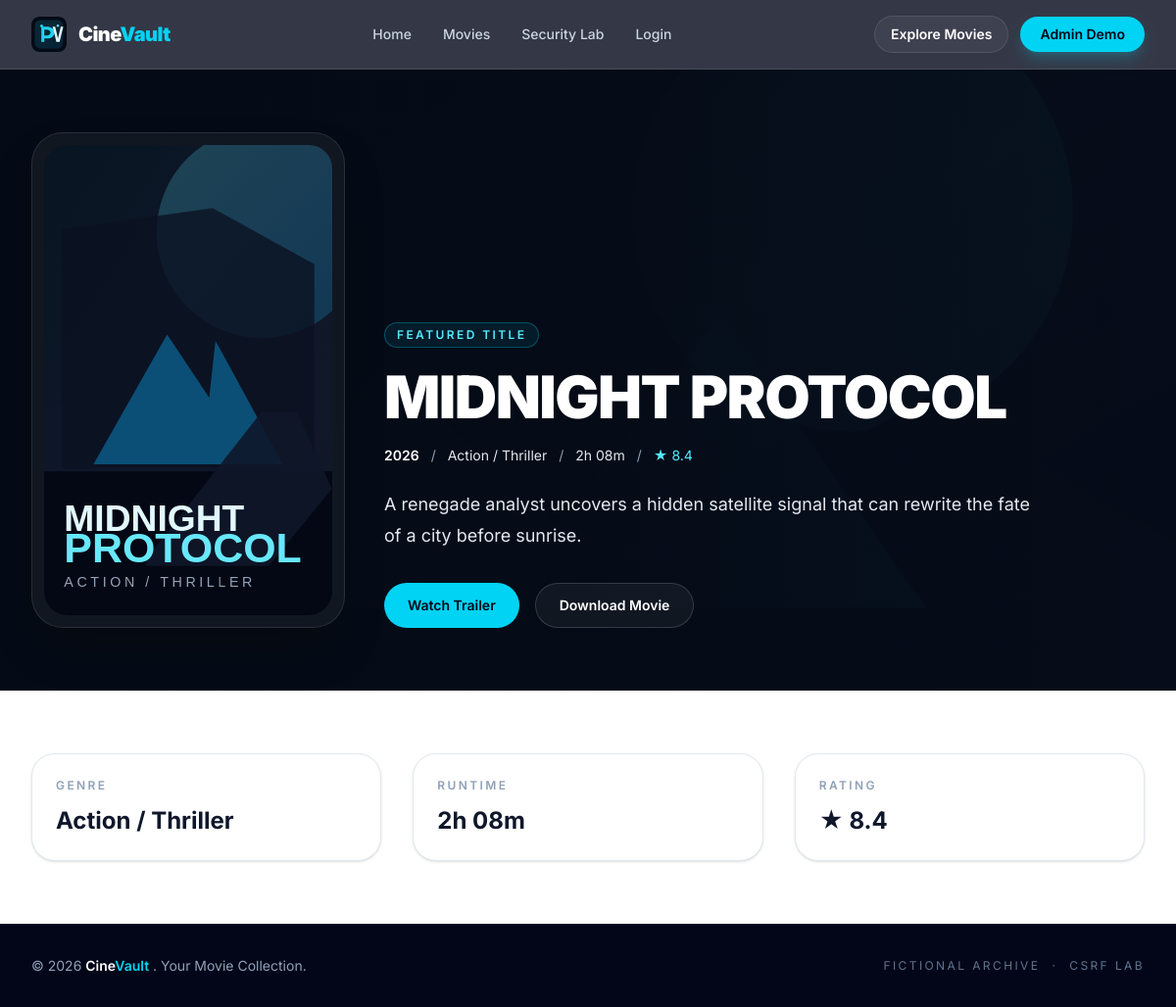
Page /movies/midnight-protocol on the committed database.
### tables this page shows
CREATE TABLE IF NOT EXISTS `movies` (
  `id`            BIGINT UNSIGNED NOT NULL AUTO_INCREMENT,
  `title`         VARCHAR(180)    NOT NULL,
  `slug`          VARCHAR(190)    NOT NULL,
  `description`   TEXT            NOT NULL,
  `release_year`  SMALLINT UNSIGNED NOT NULL,
  `genre`         VARCHAR(80)     NOT NULL,
  `duration`      VARCHAR(30)     NOT NULL,
  `rating`        DECIMAL(3,1)    NOT NULL DEFAULT 0.0,
  `poster_image`  VARCHAR(255)    NOT NULL,
  `backdrop_image` VARCHAR(255)    NOT NULL,
  `created_at`    DATETIME        NOT NULL DEFAULT CURRENT_TIMESTAMP,
  `updated_at`    DATETIME                 DEFAULT NULL ON UPDATE CURRENT_TIMESTAMP,
  PRIMARY KEY (`id`),
  UNIQUE KEY `movies_slug_unique` (`slug`),
  KEY `idx_movies_genre` (`genre`),
  KEY `idx_movies_slug` (`slug`)
);

### app/Core/Controller.php (called while the page is built, shortened)
<?php
abstract class Controller
{
    protected function render(string $view, array $data = []): string
    {
        return View::renderToString($view, $data);
    }
}

### app/Controllers/Public/MovieController.php (called while the page is built, shortened)
<?php
class MovieController extends Controller
{
    public function show(string $slug): void
    {
        $movie = Movie::findBySlug($slug);
        $this->view('layouts/public-layout', [
            'title' => (string) $movie['title'],
            'content' => $this->render('public/movies/show', [
                'movie' => $movie,
            ]),
        ]);
    }
}

### app/Core/Router.php (called while the page is built, shortened)
<?php
class Router
{
    private array $routes = [];
    private function add(string $method, string $path, string $handler): static
    {
        $path = rtrim($path, '/') ?: '/';
        $this->routes[$method][$path] = $handler;
        return $this;
    }
    public function dispatch(string $method, string $uri): void
    {
        $path = rtrim(parse_url($uri, PHP_URL_PATH) ?: '/', '/') ?: '/';
        $routeMatch = $this->matchRoute($method, $path);
        [$handler, $params] = $routeMatch;
        [$controller, $action] = explode('@', $handler);
        $instance = new $controllerClass();
        call_user_func_array([$instance, $action], $params);
    }
    private function matchRoute(string $method, string $path): ?array
    {
        foreach ($this->routes[$method] ?? [] as $routePath => $handler) {
            if (!str_contains($routePath, '{')) {
                continue;
            }
            $pattern = preg_replace('/\{([a-zA-Z0-9_]+)\}/', '([^/]+)', $routePath);
            $pattern = '#^' . str_replace('/', '\/', $pattern) . '$#';
            if (preg_match($pattern, $path, $matches) !== 1) {
                continue;
            }
            preg_match_all('/\{([a-zA-Z0-9_]+)\}/', $routePath, $names);
            $params = [];
            foreach ($names[1] as $index => $name) {
                $params[$name] = $matches[$index + 1] ?? null;
            }
            return [$handler, $params];
        }
        return null;
    }
}

### public/index.php (called while the page is built, shortened)
<?php
spl_autoload_register(function (string $class): void {
    $prefix = 'App\\';
    $file = BASE_PATH . '/app/' . str_replace('\\', '/', substr($class, strlen($prefix))) . '.php';
});
require BASE_PATH . '/app/Helpers/helpers.php';
$router = new App\Core\Router();
$router->dispatch(
    $_SERVER['REQUEST_METHOD'] ?? 'GET',
    $_SERVER['REQUEST_URI'] ?? '/',
);

### app/Core/Config.php (called while the page is built, shortened)
<?php
class Config
{
    public static function get(string $key, mixed $default = null): mixed
    {
        $env = getenv($key);
        if ($env !== false) {
            return $env;
        }
        return $default;
    }
}

### app/Core/Database.php (called while the page is built, shortened)
<?php
class Database
{
    private static ?PDO $pdo = null;
    public static function connection(): PDO
    {
        if (self::$pdo === null) {
            $host    = (string) Config::get('DB_HOST', '127.0.0.1');
            $port    = (string) Config::get('DB_PORT', '3306');
            $name    = (string) Config::get('DB_NAME', '');
            $user    = (string) Config::get('DB_USER', 'root');
            $pass    = (string) Config::get('DB_PASS', '');
            $charset = (string) Config::get('DB_CHARSET', 'utf8mb4');
            $dsn = "mysql:host={$host};port={$port};dbname={$name};charset={$charset}";
            self::$pdo = new PDO($dsn, $user, $pass, [
                PDO::ATTR_ERRMODE            => PDO::ERRMODE_EXCEPTION,
                PDO::ATTR_DEFAULT_FETCH_MODE => PDO::FETCH_ASSOC,
                PDO::ATTR_EMULATE_PREPARES   => false,
            ]);
        }
        return self::$pdo;
    }
}

### app/Core/Model.php (called while the page is built, shortened)
<?php
abstract class Model
{
    protected string $table = '';
    public function where(string $column, mixed $value): array
    {
        $stmt = Database::connection()->prepare(
            "SELECT * FROM {$this->table} WHERE {$column} = :value"
        );
        $stmt->execute(['value' => $value]);
        return $stmt->fetchAll();
    }
    public function firstWhere(string $column, mixed $value): ?array
    {
        $rows = $this->where($column, $value);
        return $rows[0] ?? null;
    }
}

### app/Models/Movie.php (called while the page is built, shortened)
<?php
class Movie extends Model
{
    public static function findBySlug(string $slug): ?array
    {
        return (new static())->firstWhere('slug', $slug);
    }
}

### app/Helpers/helpers.php (called while the page is built, shortened)
<?php
if (!function_exists('e')) {
    function e(mixed $value): string
    {
        return htmlspecialchars((string) $value, ENT_QUOTES, 'UTF-8');
    }
}

### resources/views/public/movies/show.php (the view, shortened to what this page needs)
<?php
$movie = $movie ?? [];
$backdrop = $movie['backdrop_image'] ?? '/assets/images/hero/hero-cinematic-1.svg';
$poster = $movie['poster_image'] ?? '/assets/images/default-poster.svg';
$year = (string) ($movie['release_year'] ?? '');
$genre = (string) ($movie['genre'] ?? '');
$duration = (string) ($movie['duration'] ?? '');
$rating = number_format((float) ($movie['rating'] ?? 0), 1);
?>
<section class="relative overflow-hidden bg-[#050b16] text-white">
    <div class="absolute inset-0 bg-cover bg-center opacity-30" style="background-image: url('<?= e($backdrop) ?>');"></div>
    <div class="absolute inset-0 bg-linear-to-r from-[#050b16] via-[#050b16]/90 to-[#050b16]/40"></div>
    <div class="relative mx-auto max-w-7xl px-4 py-16 sm:px-6 lg:px-8">
        <div class="grid gap-10 lg:grid-cols-[320px_1fr] lg:items-end">
            <div class="rounded-[32px] border border-white/10 bg-white/5 p-3 shadow-2xl shadow-black/30 backdrop-blur-sm">
                <img src="<?= e($poster) ?>" alt="<?= e($movie['title'] ?? 'Movie poster') ?>" class="h-[480px] w-full rounded-[24px] object-cover">
            </div>
            <div>
                <span class="inline-flex rounded-full border border-cyan-400/30 bg-cyan-500/10 px-3 py-1 text-xs font-semibold uppercase tracking-[0.2em] text-cyan-300">
                    Featured title
                </span>
                <h1 class="mt-5 text-4xl font-black tracking-tight sm:text-5xl lg:text-6xl">
                    <?= e(strtoupper((string) ($movie['title'] ?? ''))); ?>
                </h1>
                <div class="mt-5 flex flex-wrap items-center gap-3 text-sm text-slate-200">
                    <span class="font-semibold text-white"><?= e($year) ?></span>
                    <span class="text-slate-400">/</span>
                    <span><?= e($genre) ?></span>
                    <span class="text-slate-400">/</span>
                    <span><?= e($duration) ?></span>
                    <span class="text-slate-400">/</span>
                    <span class="text-cyan-300">★ <?= e($rating) ?></span>
                </div>
                <p class="mt-6 max-w-2xl text-lg leading-8 text-slate-200">
                    <?= e((string) ($movie['description'] ?? '')) ?>
                </p>
                <div class="mt-8 flex flex-wrap gap-4">
                    <button type="button" data-trailer-button class="rounded-full bg-cyan-400 px-6 py-3 text-sm font-semibold text-slate-950 transition hover:bg-cyan-300">
                        Watch Trailer
                    </button>
                    <button type="button" data-download-button class="rounded-full border border-white/15 bg-white/5 px-6 py-3 text-sm font-semibold text-white transition hover:bg-white/10">
                        Download Movie
                    </button>
                </div>
            </div>
        </div>
    </div>
</section>
<section class="mx-auto max-w-7xl px-4 py-16 sm:px-6 lg:px-8">
    <div class="grid gap-8 lg:grid-cols-3">
        <div class="rounded-3xl border border-slate-200 bg-white p-6 shadow-sm">
            <p class="text-xs font-semibold uppercase tracking-[0.2em] text-slate-400">Genre</p>
            <p class="mt-3 text-2xl font-bold text-slate-900"><?= e($genre) ?></p>
        </div>
        <div class="rounded-3xl border border-slate-200 bg-white p-6 shadow-sm">
            <p class="text-xs font-semibold uppercase tracking-[0.2em] text-slate-400">Runtime</p>
            <p class="mt-3 text-2xl font-bold text-slate-900"><?= e($duration) ?></p>
        </div>
        <div class="rounded-3xl border border-slate-200 bg-white p-6 shadow-sm">
            <p class="text-xs font-semibold uppercase tracking-[0.2em] text-slate-400">Rating</p>
            <p class="mt-3 text-2xl font-bold text-slate-900">★ <?= e($rating) ?></p>
        </div>
    </div>
</section>

### rows in the picture
movies: backdrop_image (picture), poster_image (picture), title "MIDNIGHT PROTOCOL", release_year "2026", genre "Action / Thriller", duration "2h 08m", rating "8.4", description "A renegade analyst uncovers a hidden satellite signal that can rewrite the fate of a city before sunrise."

### other values in the picture
date($dateFormat ?? 'Y', strtotime($dateValue ?? 'now')) "2026"
